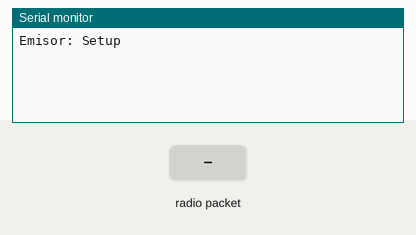
Recording of a sketch running on a simulated Arduino Uno, built with avr-gcc and run on an emulated ATmega328P. Parts: the last lines printed to the serial monitor. Inputs (shaded band) come from the test bench. No radio packets arrive unless stated.

Above: at 1.2 s.
1.3 s: radio packet "1" arrives
At 2.5 s:
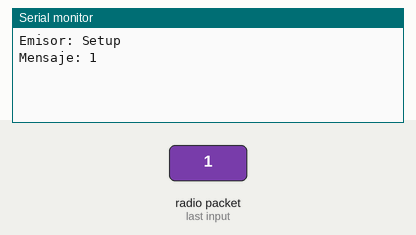
2.8 s: radio packet "0" arrives
At 3.7 s:
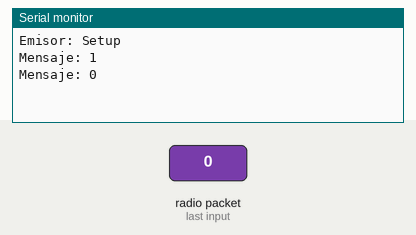
4.3 s: radio packet "2" arrives
At 4.9 s:
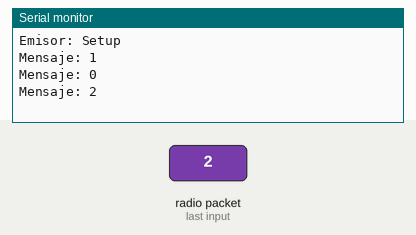

The sketch:

rf433RX.ino
```cpp
#include <VirtualWire.h>

void setup()
{
    Serial.begin(9600); // Debugging only
    Serial.println("Emisor: Setup");

    // Se inicializa el RF
    vw_setup(2000);  // velocidad: Bits per segundo
    vw_set_rx_pin(2);    //Pin 2 como entrada del RF
    vw_rx_start();       // Se inicia como receptor
}

void loop()
{
    uint8_t buf[VW_MAX_MESSAGE_LEN];
    uint8_t buflen = VW_MAX_MESSAGE_LEN;
    //verificamos si hay un dato valido en el RF
    if (vw_get_message(buf, &buflen))
    {
    int i;

        digitalWrite(13, true); // Parpadeamos  el led al recibir
    //verificamos si hay un dato valido en el RF
    Serial.print("Mensaje: ");

    for (i = 0; i < buflen; i++)
    {
        Serial.print((char)buf[i]);
    }
    Serial.println("");
        digitalWrite(13, false);
    }
}
```

Measured:
- after the input at 1.3 s, the serial monitor: prints a new line at once (image 1)
- after the input at 2.8 s, the serial monitor: prints a new line at once (image 2)
- after the input at 4.3 s, the serial monitor: prints a new line at once (image 3)
